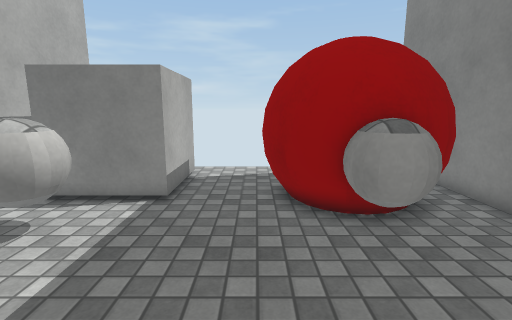
View 1 (above)

12 first-person views from a walk through a 3-D level made in the Unity game engine. The camera is 1.4 m above the floor, tilts 10° down and sees 85° across. The floor is counted in squares, 0.5 m on a side. Each view is taken from the middle of a square. On the plan, view 1 faces up. The plan holds only what a view shows up to about 19 squares ahead; the rest is blank. Surface patterns are stand-ins for the level's own textures.

View 2
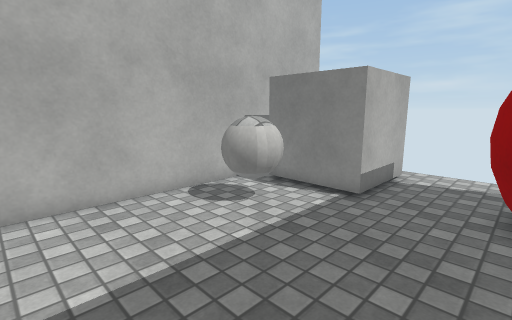

View 3
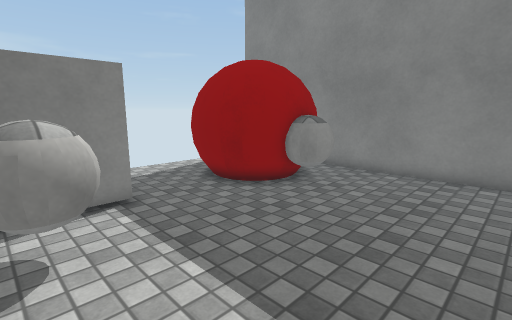

View 4
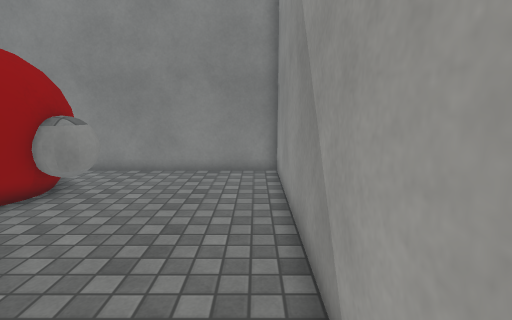

View 5
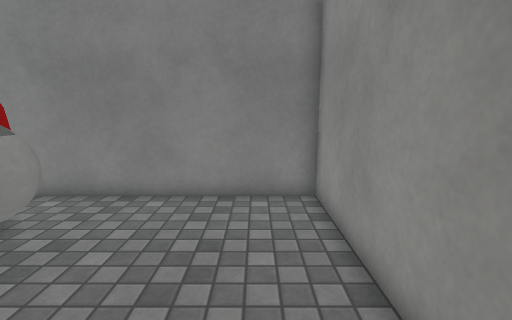

View 6
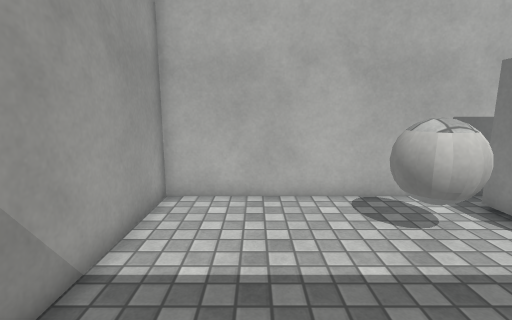

View 7
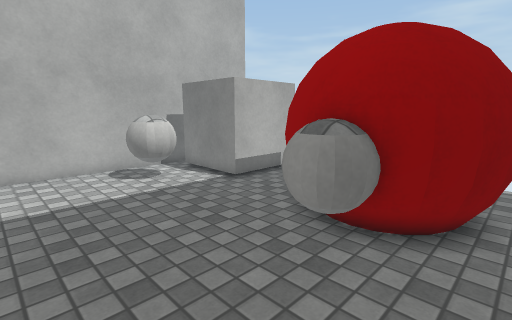

View 8
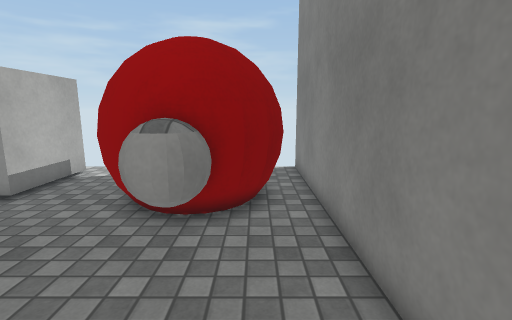

View 9
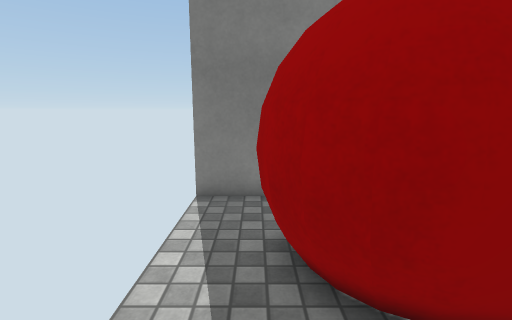

View 10
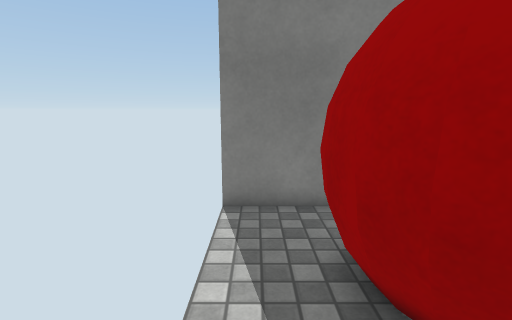

View 11
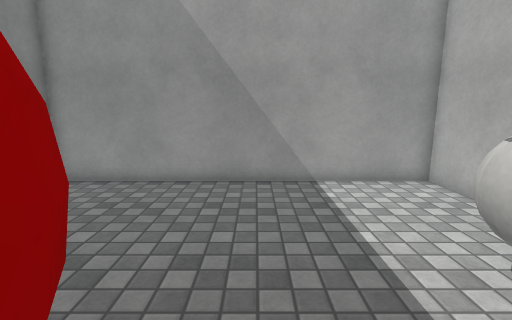

View 12
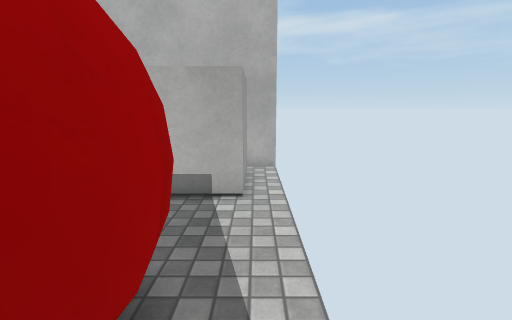

### Floor plan
Key: @ floor where view 1 was taken; # wall or solid block; . floor; T thing the floor can be seen under or through; O other object.
Columns run from 8 left of view 1 to 7 right of it. Each row starts with its distance up from view 1.
 14 #              #
 13 #.OOOO.........#
 12      O....###..#
 11      O...#### .#
 10 #    O..##     #
  9 #OOOOO..##   #T#
  8 #.......###  #T#
  7 #. O.....#####.#
  6 #.OOO.....OOO..#
  5 #.OO.......O...#
  4 #..............#
  3 #..............#
  2 #..............#
  1 #..............#
  0 #.......@......#
 -1 ################

Positions as (right, up) in squares from view 1, and headings:
1: (0, 0), facing up
2: (1, 0), facing up-left
3: (-6, 0), facing up-right
4: (-6, 0), facing right
5: (-2, 1), facing right
6: (1, 2), facing left
7: (6, 1), facing up-left
8: (5, 0), facing up
9: (-2, 12), facing right
10: (-1, 13), facing right
11: (-1, 10), facing down
12: (6, 13), facing left
